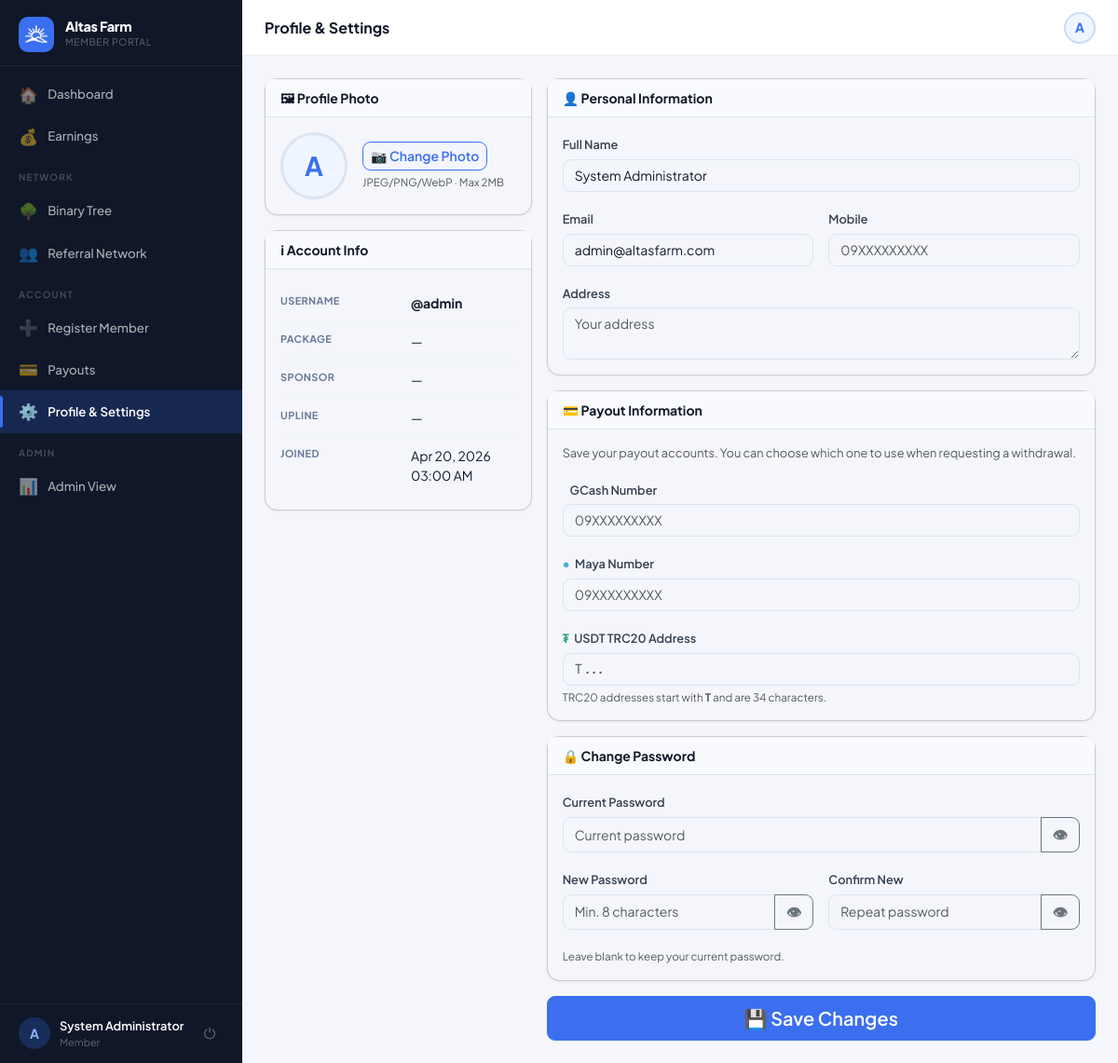
The page /?page=profile (signed in) on the database as committed earlier.
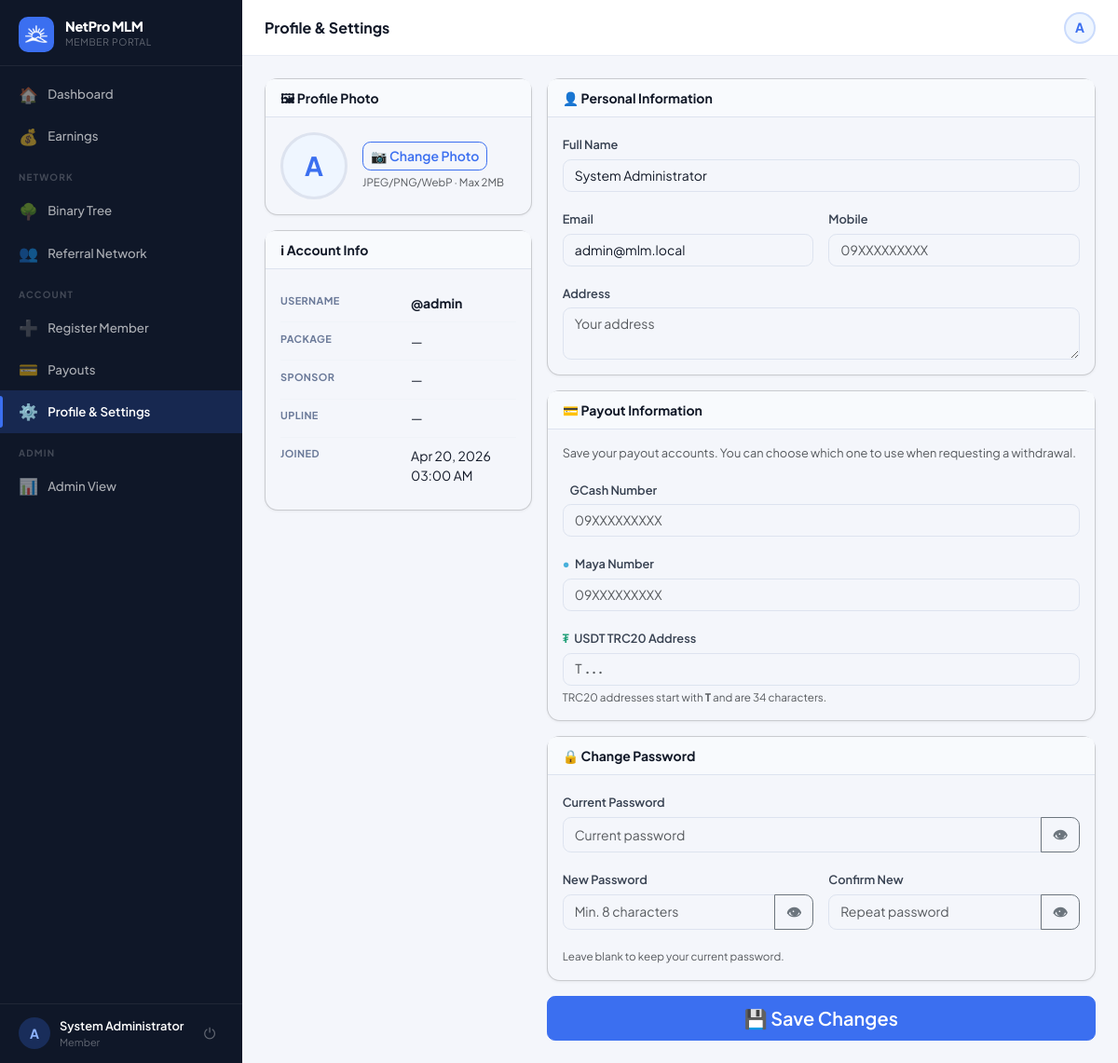
The same page on the database as committed later.
### tables this page shows
CREATE TABLE settings (
  key_name   VARCHAR(80) NOT NULL PRIMARY KEY,
  value      TEXT        NOT NULL,
  updated_at TIMESTAMP DEFAULT CURRENT_TIMESTAMP ON UPDATE CURRENT_TIMESTAMP
);

CREATE TABLE users (
  id                INT UNSIGNED AUTO_INCREMENT PRIMARY KEY,
  username          VARCHAR(40)  NOT NULL UNIQUE,
  password_hash     VARCHAR(255) NOT NULL,
  role              ENUM('member','admin') NOT NULL DEFAULT 'member',
  package_id        INT UNSIGNED NULL,
  reg_code_id       INT UNSIGNED NULL,

   
  sponsor_id        INT UNSIGNED NULL,
  binary_parent_id  INT UNSIGNED NULL,
  binary_position   ENUM('left','right') NULL,

   
  left_count        INT UNSIGNED NOT NULL DEFAULT 0,
  right_count       INT UNSIGNED NOT NULL DEFAULT 0,
  pairs_paid        INT UNSIGNED NOT NULL DEFAULT 0,
  pairs_flushed     INT UNSIGNED NOT NULL DEFAULT 0,
  pairs_paid_today  INT UNSIGNED NOT NULL DEFAULT 0,   

   
  full_name         VARCHAR(120) NULL,
  email             VARCHAR(120) NULL,
  mobile            VARCHAR(20)  NULL,
  gcash_number      VARCHAR(20)  NULL,
  maya_number       VARCHAR(20)  NULL,
  usdt_address      VARCHAR(100) NULL,
  address           TEXT         NULL,
  photo             VARCHAR(200) NULL,

  ewallet_balance   DECIMAL(14,2) NOT NULL DEFAULT 0.00,
  status            ENUM('active','suspended','pending') NOT NULL DEFAULT 'active',
  joined_at         TIMESTAMP DEFAULT CURRENT_TIMESTAMP,
  last_login        TIMESTAMP NULL,

  FOREIGN KEY (sponsor_id)       REFERENCES users(id) ON DELETE SET NULL,
  FOREIGN KEY (binary_parent_id) REFERENCES users(id) ON DELETE SET NULL,
  FOREIGN KEY (package_id)       REFERENCES packages(id) ON DELETE SET NULL
);

### controllers/MemberController.php (called while the page is built, shortened)
<?php
class MemberController
{
    public function profile(): void
    {
        Auth::guard('member');
        $user = Auth::user();
        require 'views/member/profile.php';
    }
}

### index.php (called while the page is built, shortened)
<?php
require_once 'config/db.php';
require_once 'core/helpers.php';
require_once 'core/Auth.php';
if (setting('maintenance_mode') === '1' && !Auth::isAdmin()) {
    $name = setting('site_name', APP_NAME);
    http_response_code(503);
    die("<!doctype html><html><head><meta charset='UTF-8'><title>Maintenance — {$name}</title>
    <style>body{font-family:system-ui;display:flex;align-items:center;justify-content:center;min-height:100vh;margin:0;background:#f4f6fb;}
    .box{text-align:center;padding:40px;max-width:400px;}h1{font-size:24px;}p{color:#6b7a99;}</style>
    </head><body><div class='box'><div style='font-size:50px;margin-bottom:16px;'>🔧</div>
    <h1>{$name}</h1><p>We're performing scheduled maintenance. We'll be back shortly.</p></div></body></html>");
}
$page = $_GET['page'] ?? 'login';
$route = $routes[$page] ?? null;
[$ctrlClass, $method, $role] = $route;
(new $ctrlClass())->$method();

### config/db.php (called while the page is built, shortened)
<?php
function db(): PDO
{
    static $pdo = null;
    if ($pdo === null) {
        $dsn = sprintf(
            'mysql:host=%s;port=%s;dbname=%s;charset=utf8mb4',
            DB_HOST,
            DB_PORT,
            DB_NAME
        );
        try {
            $pdo = new PDO($dsn, DB_USER, DB_PASS, [
                PDO::ATTR_ERRMODE            => PDO::ERRMODE_EXCEPTION,
                PDO::ATTR_DEFAULT_FETCH_MODE => PDO::FETCH_ASSOC,
                PDO::ATTR_EMULATE_PREPARES   => false,
                PDO::MYSQL_ATTR_FOUND_ROWS   => true,
            ]);
        } catch (PDOException $e) {
            if (APP_ENV === 'development') {
                die('<pre>Database connection failed: ' . $e->getMessage() . '</pre>');
            }
            die('Service temporarily unavailable. Please try again later.');
        }
    }
    return $pdo;
}

### core/helpers.php (called while the page is built, shortened)
<?php
function e(mixed $val): string
{
    return htmlspecialchars((string) $val, ENT_QUOTES | ENT_SUBSTITUTE, 'UTF-8');
}
function fmt_date(?string $ts, string $format = 'M d, Y'): string
{
    return date($format, strtotime($ts));
}
function fmt_datetime(?string $ts): string
{
    return fmt_date($ts, 'M d, Y h:i A');
}
function setting(string $key, string $default = ''): string
{
    static $cache = [];
    if (!array_key_exists($key, $cache)) {
        $st = db()->prepare('SELECT value FROM settings WHERE key_name = ?');
        $st->execute([$key]);
        $value = $st->fetchColumn();
        $cache[$key] = ($value === false ? null : $value) ?? $default;
    }
    return $cache[$key];
}

### core/Auth.php (called while the page is built, shortened)
<?php
class Auth
{
    public static function check(): bool
    {
        return isset($_SESSION['user_id']) && (int)$_SESSION['user_id'] > 0;
    }
    public static function isAdmin(): bool
    {
        return self::check() && $_SESSION['user_role'] === 'admin';
    }
    public static function id(): int
    {
        return (int)($_SESSION['user_id'] ?? 0);
    }
    public static function user(): array
    {
        static $user = null;
        if ($user === null) {
            $st = db()->prepare(
                'SELECT u.*, p.name AS package_name, p.pairing_bonus, p.daily_pair_cap,
                        p.direct_ref_bonus,
                        sp.username AS sponsor_username,
                        bp.username AS binary_parent_username
                 FROM   users u
                 LEFT JOIN packages p  ON p.id  = u.package_id
                 LEFT JOIN users sp    ON sp.id = u.sponsor_id
                 LEFT JOIN users bp    ON bp.id = u.binary_parent_id
                 WHERE  u.id = ?'
            );
            $st->execute([self::id()]);
            $user = $st->fetch() ?: [];
        }
        return $user;
    }
    public static function guard(string $role = 'member'): void
    {
        $u = self::user();
    }
}

### views/member/profile.php (the view, shortened to what the changed rows need)
<?php require 'views/partials/head.php'; ?>
<?php require 'views/partials/sidebar_member.php'; ?>
<div class="main-content">
  <?php require 'views/partials/topbar.php'; ?>
  <div class="page-content">
    <form method="POST" action="<?= APP_URL ?>/?page=save_profile" enctype="multipart/form-data">
      <div class="row g-3">
        <div class="col-12 col-lg-4 d-flex flex-column gap-3">
          <div class="card">
            <div class="card-body d-flex align-items-center gap-3 flex-wrap">
              <div id="avatarWrap" style="width:72px;height:72px;border-radius:50%;overflow:hidden;background:var(--primary-light);display:flex;align-items:center;justify-content:center;font-size:1.75rem;font-weight:700;color:var(--primary);border:3px solid #dde3ef;flex-shrink:0;">
                <?php if ($user['photo']): ?><img id="photoPreview" src="<?= APP_URL ?>/uploads/<?= e($user['photo']) ?>" style="width:100%;height:100%;object-fit:cover;"><?php else: ?><span id="photoInitial"><?= strtoupper(substr($user['username'], 0, 1)) ?></span><?php endif; ?>
              </div>
            </div>
          </div>
          <div class="card">
            <div class="card-body">
              <table class="info-table">
                <tr>
                  <td><strong>@<?= e($user['username']) ?></strong></td>
                </tr>
                <tr>
                  <td>Joined</td>
                  <td><?= fmt_datetime($user['joined_at']) ?></td>
                </tr>
              </table>
            </div>
          </div>
        </div>
        <div class="col-12 col-lg-8 d-flex flex-column gap-3">
          <div class="card">
            <div class="card-body">
              <div class="mb-3"><label class="form-label">Full Name</label><input type="text" name="full_name" class="form-control" value="<?= e($user['full_name'] ?? '') ?>" placeholder="Your full name"></div>
              <div class="row g-3">
                <div class="col-md-6 mb-3"><label class="form-label">Email</label><input type="email" name="email" class="form-control" value="<?= e($user['email'] ?? '') ?>" placeholder="email@example.com"></div>
              </div>
            </div>
          </div>
        </div>
      </div>
    </form>
  </div>
</div>
<?php require 'views/partials/footer.php'; ?>

### views/partials/sidebar_member.php (shortened to what the changed rows need)
<?php
$cp      = current_page();
$user    = Auth::user();
$initial = strtoupper(substr($user['username'] ?? 'U', 0, 1));
$name    = $user['full_name'] ?: ('@' . $user['username']);
$view    = $_GET['view'] ?? '';
$nav = [
  ['page' => 'dashboard', 'icon' => '🏠', 'label' => 'Dashboard',        'pages' => ['dashboard']],
  ['page' => 'earnings',  'icon' => '💰', 'label' => 'Earnings',         'pages' => ['earnings']],
  'SEPARATOR:Network',
  ['page' => 'genealogy&view=binary',  'icon' => '🌳', 'label' => 'Binary Tree',      'pages' => ['genealogy'], 'view' => 'binary'],
  ['page' => 'genealogy&view=referral','icon' => '👥', 'label' => 'Referral Network', 'pages' => ['genealogy'], 'view' => 'referral'],
  'SEPARATOR:Account',
  ['page' => 'register&sponsor='.$user['username'], 'icon' => '➕', 'label' => 'Register Member', 'pages' => ['register']],
  ['page' => 'payout',  'icon' => '💳', 'label' => 'Payouts',   'pages' => ['payout']],
  ['page' => 'profile', 'icon' => '⚙️', 'label' => 'Profile & Settings', 'pages' => ['profile']],
];
if (Auth::isAdmin()) {
  $nav[] = 'SEPARATOR:Admin';
  $nav[] = ['page' => 'admin', 'icon' => '📊', 'label' => 'Admin View', 'pages' => []];
}
function renderSidebarNav($nav, $cp, $user, $view, $initial, $name) { ?>
  <div class="sidebar-brand">
    <div>
      <div class="brand-name"><?= e(setting('site_name', APP_NAME)) ?></div>
      <div class="brand-sub">Member Portal</div>
    </div>
  </div>
  <div class="sidebar-footer">
    <div class="sidebar-user">
      <div class="user-avatar">
        <?php if (!empty($user['photo'])): ?>
          <img src="<?= APP_URL ?>/uploads/<?= e($user['photo']) ?>" alt="">
        <?php else: ?>
          <?= $initial ?>
        <?php endif; ?>
      </div>
      <div class="user-info">
        <div class="user-name"><?= e($name) ?></div>
        <div class="user-role"><?= e($user['package_name'] ?? 'Member') ?></div>
      </div>
      <a href="<?= APP_URL ?>/?page=logout" class="sidebar-logout" title="Log out">⏻</a>
    </div>
  </div>
<?php } ?>
<div class="sidebar d-none d-lg-flex flex-column">
  <?php renderSidebarNav($nav, $cp, $user, $view, $initial, $name); ?>
</div>

### views/partials/topbar.php (shortened to what the changed rows need)
<?php
if (isset($_GET['page']) && $_GET['page'] === 'admin_user_view' && !empty($_GET['id']) && Auth::isAdmin()) {
  $user = getUserById((int)$_GET['id']);
  if (!$user) {
    flash('error', 'User not found.');
    redirect('/?page=admin_users');
  }
} else {
  $user = Auth::user();
}
$initials      = strtoupper(substr($user['username'] ?? 'U', 0, 1));
?>
<div class="topbar-wrapper no-print">
  <div class="d-flex align-items-center gap-2">
    <a href="<?= APP_URL ?>/?page=<?= Auth::isAdmin() ? 'admin' : 'profile' ?>"
      class="topbar-avatar" title="<?= e($user['username'] ?? '') ?>">
      <?php if (!empty($user['photo'])): ?>
        <img src="<?= APP_URL ?>/uploads/<?= e($user['photo']) ?>" alt="">
      <?php else: ?>
        <?= $initials ?>
      <?php endif; ?>
    </a>
  </div>
</div>

Rows that differ between the two databases and show on the page:
changed settings: value "Altas Farm" → "NetPro MLM"
changed users "admin": email "admin@altasfarm.com" → "admin@mlm.local"
